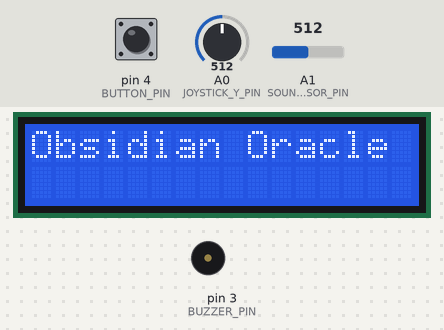
Simulated run of this program. Board: Arduino Uno, built with avr-gcc and run on an emulated ATmega328P. Parts: 16×2 character LCD, buzzer (waves = sounding). Inputs (shaded band) come from the test bench; at power-on: pin 4 (BUTTON_PIN) HIGH, A0 (JOYSTICK_Y_PIN) = 512, A1 (SOUND_SENSOR_PIN) = 512. Random numbers use the default seed unless the program sets one.

Above: at 0.1 s.
2.8 s: pin 4 (BUTTON_PIN) pulled LOW for 0.15 s
At 4.7 s:
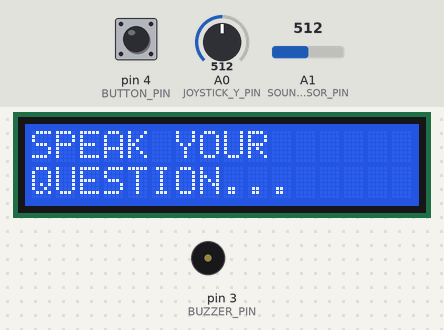
At 9.2 s:
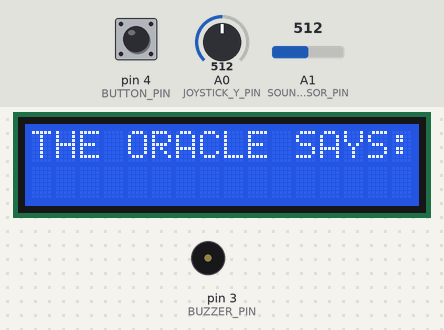
Timing chart, 0 to 10.7 s (numbered marks = the images above; inputs shaded):
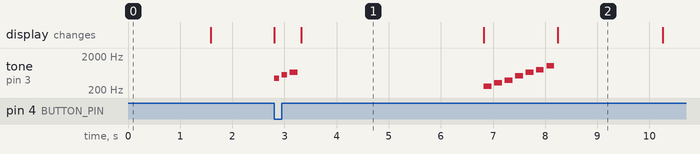

Measured:
- after the input at 2.8 s, tone on pin 3 (BUZZER_PIN): plays 440 Hz for 0.10 s, 554 Hz for 0.10 s, 659 Hz for 0.15 s, 261 Hz for 0.15 s, 329 Hz for 0.15 s, 392 Hz for 0.15 s … (10 notes in this stretch), starting at once; the display: first changes at once (image 1 shows a later state)
- what the display in image 1 shows lasts 3.5 s, from 3.3 s to 6.8 s

The program:

main.cpp
```cpp
#include <Arduino.h>
#include <Wire.h>
#include <LiquidCrystal_I2C.h>

/*
 * PROJECT: The Obsidian Oracle (Interactive Magic 8-Ball)
 * HARDWARE:
 * - I2C LCD 16x2 (SDA: A4, SCL: A5)
 * - Passive Buzzer (Pin 8)
 * - Push Button (Pin 2, INPUT_PULLUP)
 * - Analog Joystick (VRy: A0)
 * - Sound Sensor (A1)
 */

// Pin Definitions
const int JOYSTICK_Y_PIN = A0;
const int SOUND_SENSOR_PIN = A1;
const int BUTTON_PIN = 4;
const int BUZZER_PIN = 3;
const int SERVO_PIN = 9;

// LCD Settings (Address 0x27 is common; change to 0x3F if necessary)
LiquidCrystal_I2C lcd(0x27, 16, 2);


// State Machine Definitions
enum State {
  IDLE_MENU,       // State 0
  WAKE_UP,         // State 1
  INVOCATION,      // State 2
  SUSPENSE_REVEAL, // State 3
  THE_ANSWER,      // State 4
  RESET_COOLDOWN   // State 5
};

State currentState = IDLE_MENU;

// Personality Modes
enum Personality { CLASSIC, SARCASTIC, CRYPTIC };
Personality currentMode = CLASSIC;
const char* modeNames[] = {"1: Classic", "2: Sarcastic", "3: Cryptic"};

// Timing variables
unsigned long lastInteractionTime = 0;
const unsigned long backlightTimeout = 3000;
unsigned long stateTimer = 0;

// Answer Arrays
const char* classicAnswers[] = {
  "Yes.", "No.", "Ask Again.", "Signs point to yes.",
  "Very doubtful.", "Most likely.", "Outlook good.", "Never."
};

const char* sarcasticAnswers[] = {
  "Terrible Idea.", "Who Cares?", "Obviously Not.", "In your dreams.",
  "Google it.", "Meh.", "Why ask me?", "Error 404: Care Not Found."
};

const char* crypticAnswers[] = {
  "The stars align.", "Shadows whisper.", "The void awaits.",
  "Balance is key.", "Seek the raven.", "A gate opens.", "Watch the moon.",
  "Nevermove", "Tor Illisar' teranol'", "Ash' Belanore", "Hi Ma'am Wency",
  "Nilihity", "Aray mo!!","Allen Kalbo."
};

// Helper Functions
void playWakeUpChime() {
  tone(BUZZER_PIN, 440, 100); delay(150);
  tone(BUZZER_PIN, 554, 100); delay(150);
  tone(BUZZER_PIN, 659, 150); delay(200);
}

void playSuspense() {
  // Rising classical arpeggio (C Major)
  int notes[] = {261, 329, 392, 523, 659, 783, 1046};
  for (int i = 0; i < 7; i++) {
    tone(BUZZER_PIN, notes[i], 150);
    delay(200);
  }
}


void setup() {
  // Pin Modes
  pinMode(BUTTON_PIN, INPUT_PULLUP);
  pinMode(SOUND_SENSOR_PIN, INPUT);
  pinMode(JOYSTICK_Y_PIN, INPUT);

  lcd.init();
  lcd.backlight();
  lcd.clear();
  lcd.print("Obsidian Oracle");
  delay(1500);
  lcd.noBacklight();
  lcd.clear();
}

void loop() {
  switch (currentState) {

    case IDLE_MENU: {
      int joyY = analogRead(JOYSTICK_Y_PIN);

      // Menu Scrolling (A0)
      // Note: Thresholds (200/800) may need tuning based on specific joystick hardware
      if (joyY < 200 || joyY > 800) {
        lcd.backlight();
        lastInteractionTime = millis();

        if (joyY < 200) currentMode = static_cast<Personality>((currentMode + 1) % 3);
        if (joyY > 800) currentMode = static_cast<Personality>((currentMode + 2) % 3);

        lcd.clear();
        lcd.print("Set Mode:");
        lcd.setCursor(0, 1);
        lcd.print(modeNames[currentMode]);
        delay(300); // Debounce scroll speed
      }

      // Backlight Timeout
      if (millis() - lastInteractionTime > backlightTimeout) {
        lcd.noBacklight();
      }

      // Transition to WAKE UP
      if (digitalRead(BUTTON_PIN) == LOW) {
        currentState = WAKE_UP;
      }
      break;
    }

    case WAKE_UP:
      lcd.backlight();
      playWakeUpChime();
      lcd.clear();
      lcd.print("SPEAK YOUR");
      lcd.setCursor(0, 1);
      lcd.print("QUESTION...");
      stateTimer = millis();
      currentState = INVOCATION;
      break;

    case INVOCATION: {
      // Sample sound for 3.5 seconds to seed randomness
      long seedAccumulator = 0;
      while (millis() - stateTimer < 3500) {
        seedAccumulator += analogRead(SOUND_SENSOR_PIN);
        delay(10);
      }
      // Combine sound fluctuations with time for high-entropy seed
      randomSeed(seedAccumulator + millis());
      currentState = SUSPENSE_REVEAL;
      break;
    }

    case SUSPENSE_REVEAL:
      lcd.clear();
      playSuspense();
      // Slowly open the mechanical shutter
      currentState = THE_ANSWER;
      break;

    case THE_ANSWER: {
      lcd.clear();
      lcd.print("THE ORACLE SAYS:");
      delay(2000); // Dramatic pause
      lcd.clear();

      // Select the answer based on mode
      int r = random(0, 100);
      const char* answerPtr;
      if (currentMode == CLASSIC) answerPtr = classicAnswers[r % 8];
      else if (currentMode == SARCASTIC) answerPtr = sarcasticAnswers[r % 8];
      else answerPtr = crypticAnswers[r % 7];

      String msg = String(answerPtr);

      // Smart Row Splitting: If answer is longer than 16 chars, split at a space
      if (msg.length() <= 16) {
        lcd.print(msg);
      } else {
        int splitIndex = msg.lastIndexOf(' ', 16); // Find last space within first row
        if (splitIndex == -1) splitIndex = 16;     // Fallback if no space found

        lcd.setCursor(0, 0);
        lcd.print(msg.substring(0, splitIndex));
        lcd.setCursor(0, 1);
        lcd.print(msg.substring(splitIndex + 1)); // Print remainder on second row
      }

      stateTimer = millis();
      currentState = RESET_COOLDOWN;
      break;
    }

    case RESET_COOLDOWN:
      // Keep answer on screen for 5 seconds
      if (millis() - stateTimer > 5000) {
        // Close the shutter and reset to IDLE
        lcd.noBacklight();
        lcd.clear();
        currentState = IDLE_MENU;
      }
      break;
  }
}
```
